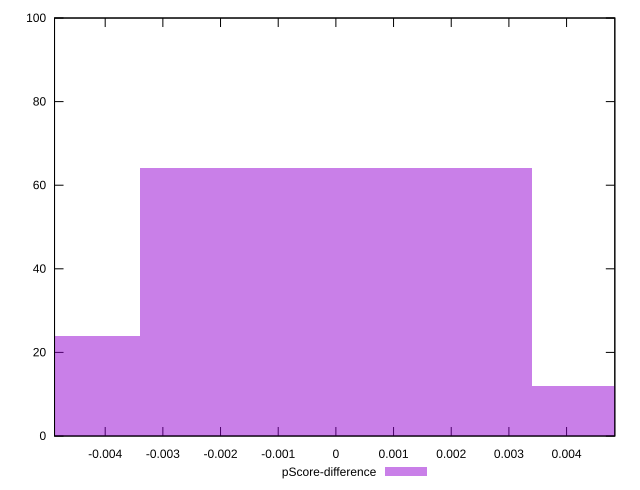

Write the gnuplot code that produced this figure.
reset

$pScoreDifference <<EOF
-0.006789265527057923 24
0 64
0.006789265527057923 12
EOF

set key outside below
set boxwidth 0.006789265527057923
set xrange [-0.004878363408626019:0.004836559705723165]
set yrange [0:100]
set trange [0:100]
set style fill transparent solid 0.5 noborder
set terminal svg size 640, 490 enhanced background rgb 'white'
set output "reprap/first-cpu-idle/samples/pages+cached+noexternal/pScore-difference/histogram.svg"

plot $pScoreDifference title "pScore-difference" with boxes

reset
